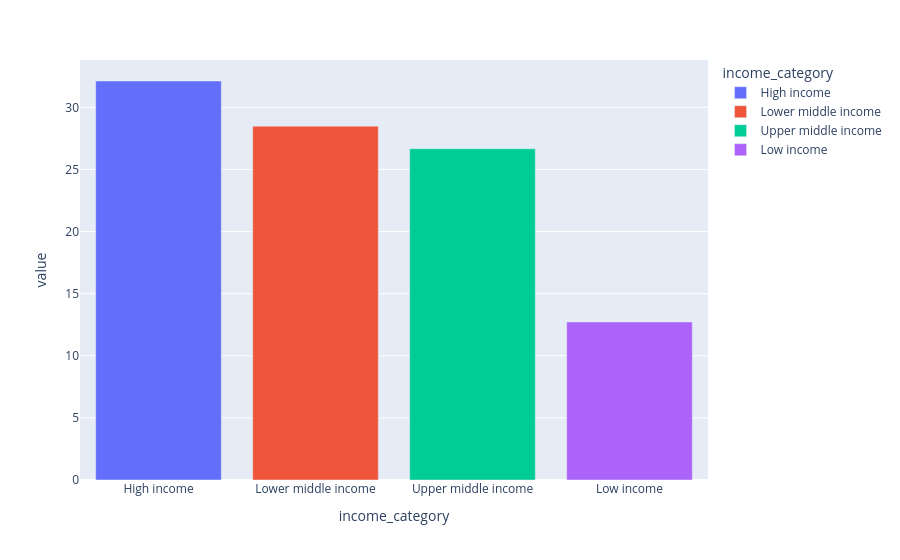

Notebook cell for this chart:
### Code cell
# Distribuição da variácel income_category
percentual_income_category = df_countries.value_counts('income_category') / len(df_countries) * 100
px.bar(percentual_income_category, color=percentual_income_category.index)

### Figure 1 — Plotly figure (JSON) as saved in the notebook; plotly's stock layout.template omitted (floating-point values rounded to 4 significant figures)
{"data": [{"hovertemplate": "income_category=%{x}<br>value=%{y}<extra></extra>", "legendgroup": "High income", "marker": {"color": "#636efa", "pattern": {"shape": ""}}, "name": "High income", "orientation": "v", "showlegend": true, "textposition": "auto", "type": "bar", "x": ["High income"], "xaxis": "x", "y": [32.12], "yaxis": "y"}, {"hovertemplate": "income_category=%{x}<br>value=%{y}<extra></extra>", "legendgroup": "Lower middle income", "marker": {"color": "#EF553B", "pattern": {"shape": ""}}, "name": "Lower middle income", "orientation": "v", "showlegend": true, "textposition": "auto", "type": "bar", "x": ["Lower middle income"], "xaxis": "x", "y": [28.48], "yaxis": "y"}, {"hovertemplate": "income_category=%{x}<br>value=%{y}<extra></extra>", "legendgroup": "Upper middle income", "marker": {"color": "#00cc96", "pattern": {"shape": ""}}, "name": "Upper middle income", "orientation": "v", "showlegend": true, "textposition": "auto", "type": "bar", "x": ["Upper middle income"], "xaxis": "x", "y": [26.67], "yaxis": "y"}, {"hovertemplate": "income_category=%{x}<br>value=%{y}<extra></extra>", "legendgroup": "Low income", "marker": {"color": "#ab63fa", "pattern": {"shape": ""}}, "name": "Low income", "orientation": "v", "showlegend": true, "textposition": "auto", "type": "bar", "x": ["Low income"], "xaxis": "x", "y": [12.73], "yaxis": "y"}], "layout": {"barmode": "relative", "legend": {"title": {"text": "income_category"}, "tracegroupgap": 0}, "margin": {"t": 60}, "xaxis": {"anchor": "y", "categoryarray": ["High income", "Lower middle income", "Upper middle income", "Low income"], "categoryorder": "array", "domain": [0, 1], "title": {"text": "income_category"}}, "yaxis": {"anchor": "x", "domain": [0, 1], "title": {"text": "value"}}}}
